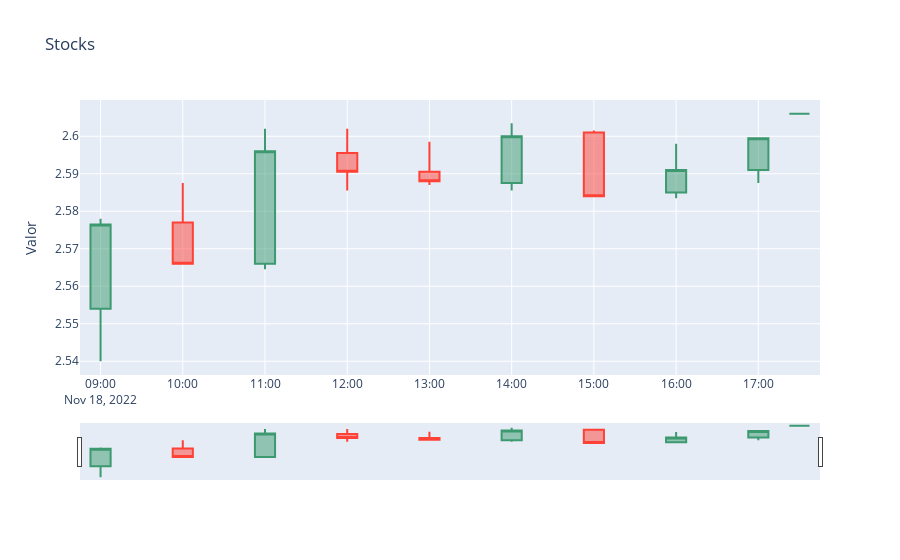

Notebook code cell kept with this figure:
### Code cell
import yfinance as yahooFinance
import plotly.graph_objs as go

tickets = yahooFinance.Ticker("SAN.MC")
stocks = tickets.history(period = '1d', interval = '1h')

fig = go.Figure()
fig.add_trace(go.Candlestick(x=stocks.index, open = stocks['Open'], high=stocks['High'], low=stocks['Low'], close=stocks['Close'], name = 'market data'))
fig.update_layout(title = 'Stocks', yaxis_title = 'Valor')
fig.show()

### Figure 1 — Plotly figure (JSON) as saved in the notebook; plotly's stock layout.template omitted (floating-point values rounded to 4 significant figures)
{"data": [{"close": [2.576, 2.566, 2.596, 2.591, 2.588, 2.6, 2.584, 2.591, 2.599, 2.606], "high": [2.578, 2.588, 2.602, 2.602, 2.599, 2.603, 2.602, 2.598, 2.599, 2.606], "low": [2.54, 2.566, 2.565, 2.586, 2.587, 2.586, 2.584, 2.583, 2.588, 2.606], "name": "market data", "open": [2.554, 2.577, 2.566, 2.595, 2.591, 2.588, 2.601, 2.585, 2.591, 2.606], "type": "candlestick", "x": ["2022-11-18T09:00:00+01:00", "2022-11-18T10:00:00+01:00", "2022-11-18T11:00:00+01:00", "2022-11-18T12:00:00+01:00", "2022-11-18T13:00:00+01:00", "2022-11-18T14:00:00+01:00", "2022-11-18T15:00:00+01:00", "2022-11-18T16:00:00+01:00", "2022-11-18T17:00:00+01:00", "2022-11-18T17:30:00+01:00"]}], "layout": {"title": {"text": "Stocks"}, "yaxis": {"title": {"text": "Valor"}}}}
